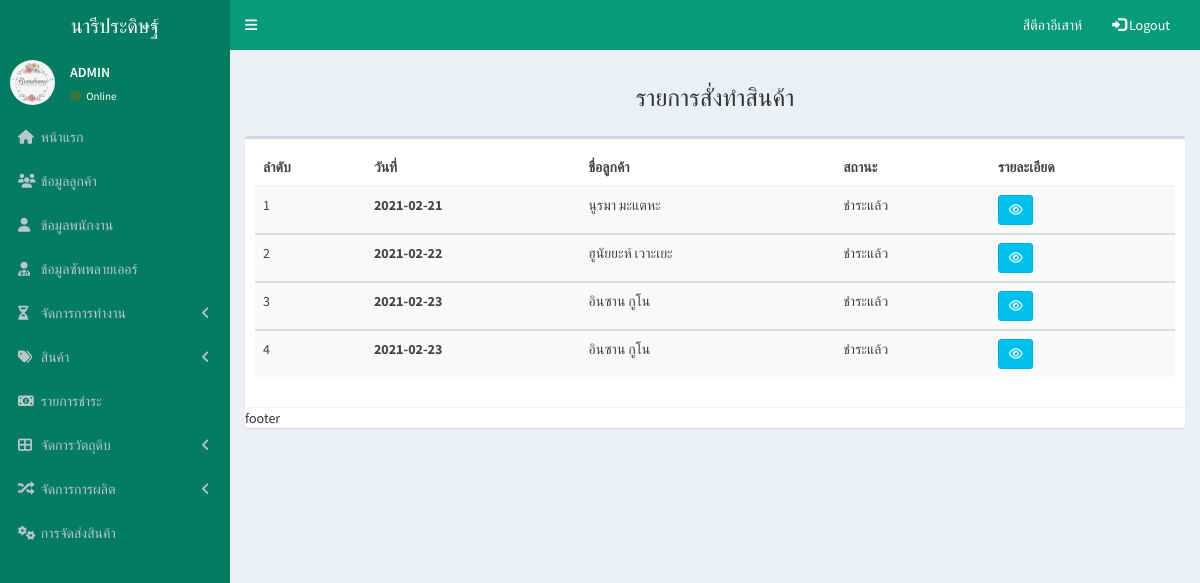
The app's page /pages/product/order_product.php (signed in) with its own data.
### tables this page shows
CREATE TABLE `order_product` (
  `order_product_id` int(10) NOT NULL,
  `user_id` int(10) NOT NULL,
  `date_order` date DEFAULT current_timestamp(),
  `o_status` varchar(50) NOT NULL DEFAULT 'ยังไม่ชำระ'
);

CREATE TABLE `payment` (
  `payment_id` int(10) NOT NULL,
  `order_product_id` int(10) NOT NULL,
  `payment_date` date NOT NULL,
  `pay` int(10) NOT NULL,
  `status_pay` varchar(20) NOT NULL DEFAULT 'กำลังตรวจสอบ',
  `pay_image` varchar(30) NOT NULL
);

### pages/product/order_product.php (the view, shortened to what this page needs)
<!DOCTYPE html>
<html>
<head>
    <link rel="stylesheet" href="../../bower_components/bootstrap/dist/css/bootstrap.min.css">
    <link rel="stylesheet" href="../../bower_components/font-awesome/css/font-awesome.min.css">
    <link rel="stylesheet" href="../../bower_components/Ionicons/css/ionicons.min.css">
    <link rel="stylesheet" href="../../dist/css/AdminLTE.min.css">
    <link rel="stylesheet" href="../../dist/css/skins/_all-skins.min.css">
</head>
<body class="hold-transition skin-blue sidebar-mini">
    <div class="wrapper">
        <header class="main-header">
            <a href="../admin/admin.php" class="logo">
                <span class="logo-lg">นารีประดิษฐ์</span>
            </a>
            <?php
                include('../bar/navbar.php');
                include('../bar/sidebar.php');
                include("db.php");
            ?>
            <div class="content-wrapper">
                <section class="content-header">
                <center><h3>รายการสั่งทำสินค้า</h3></center>
                </section>
                <section class="content">
                     <div class="box">
                        <div class="box-header with-border">
                            <table class="table table-striped">
                           <?php
                           $sql = "SELECT * FROM order_product
                           INNER JOIN login ON login.user_id = order_product.user_id
                           INNER JOIN payment ON payment.order_product_id = order_product.order_product_id
                                ORDER BY `order_product`.`order_product_id` ASC";
                                        $query = mysqli_query($conn,$sql);
                            ?>
                                <thead>
                                    <tr>
                                        <th scope="col">ลำดับ</th>
                                        <th scope="col">วันที่</th>
                                        <th scope="col">ชื่อลูกค้า</th>
                                        <th scope="col">สถานะ</th>
                                        <th scope="col">รายละเอียด</th>
                                    </tr>
                                </thead>
                                <tbody>
                                <?php
                                  $i = 1;
                                    if($query)
                                    {
                                        while($row=mysqli_fetch_array($query,MYSQLI_ASSOC))
                                        {
                                ?>
                                    <tr>
                                        <td><?php echo $i; ?></td>
                                        <th scope="row"><?php echo $row['date_order']; ?></th>
                                        <td><?php echo $row['name']; ?> <?php echo $row['lastname']; ?></td>
                                        <td><?php echo $row['status_pay']; ?></td>
                                        <td><a href="shop_show_cus.php?txtid=<?php echo $row['order_product_id'];?>" class="btn btn-info btn-sm"><i class="fa fa-eye"></i></a>
                                        </td>
                                    </tr>
                                </tbody>
                                <?php   $i++;  }
                                }
                                else
                                {
                                echo "No Recoer Found";
                                }
                                ?>
                            </table>
                        </div>
                        footer
                    </div>
                </section>
            </div>
</body>
</html>

### records on screen
order_product: date_order "2021-02-21", user.name "นูรมา", user.lastname "มะแตหะ", payment.status_pay "ชำระแล้ว"
order_product: date_order "2021-02-22", user.name "ฮูนัยยะห์", user.lastname "เวาะเยะ", payment.status_pay "ชำระแล้ว"
order_product: date_order "2021-02-23", user.name "อินซาน", user.lastname "กูโน", payment.status_pay "ชำระแล้ว"
order_product: date_order "2021-02-23", user.name "อินซาน", user.lastname "กูโน", payment.status_pay "ชำระแล้ว"

### other values on screen
$_SESSION["username"] "สีตีอาอีเสาห์"
